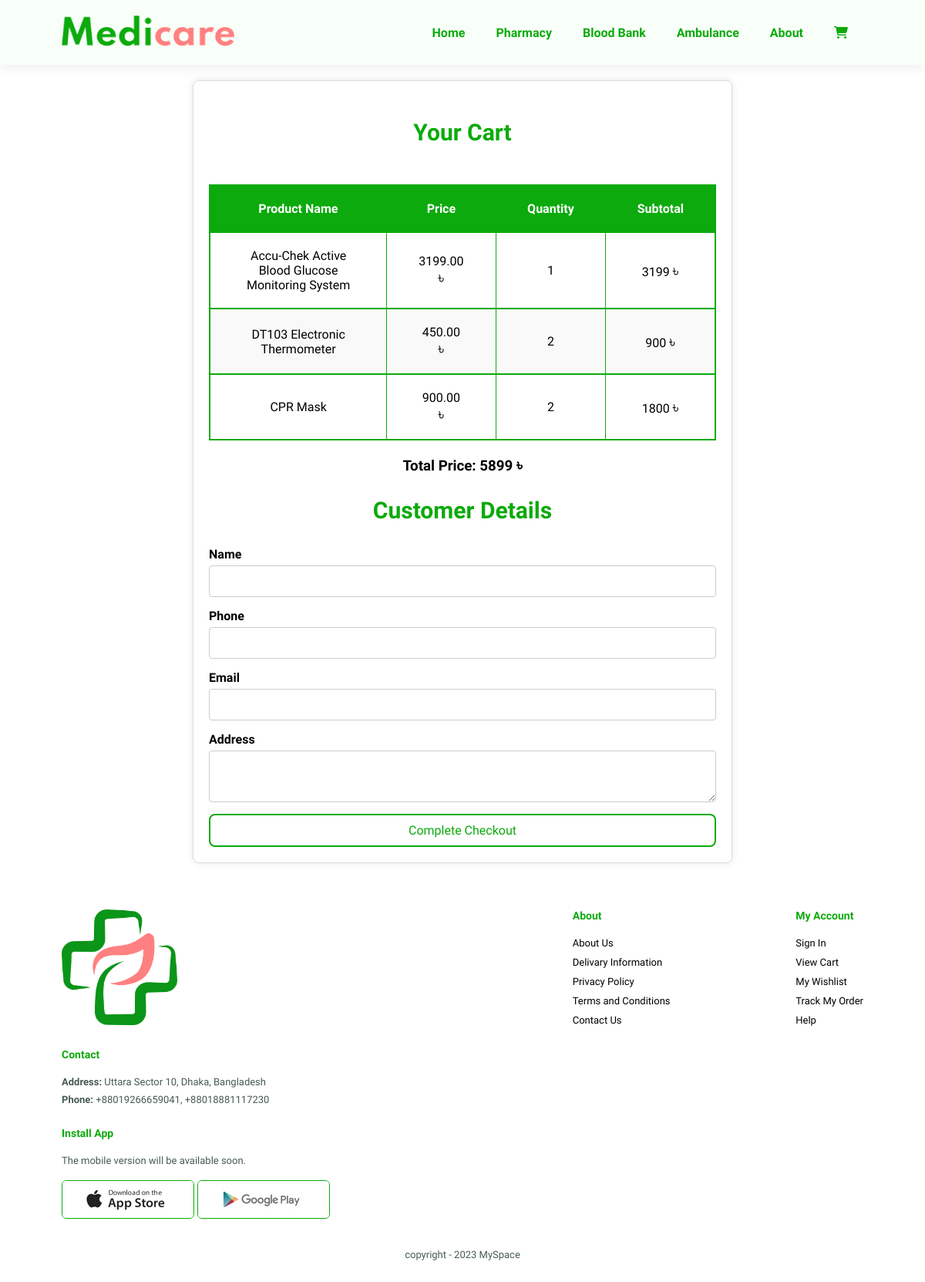
Before: /temp.php with the older database file.
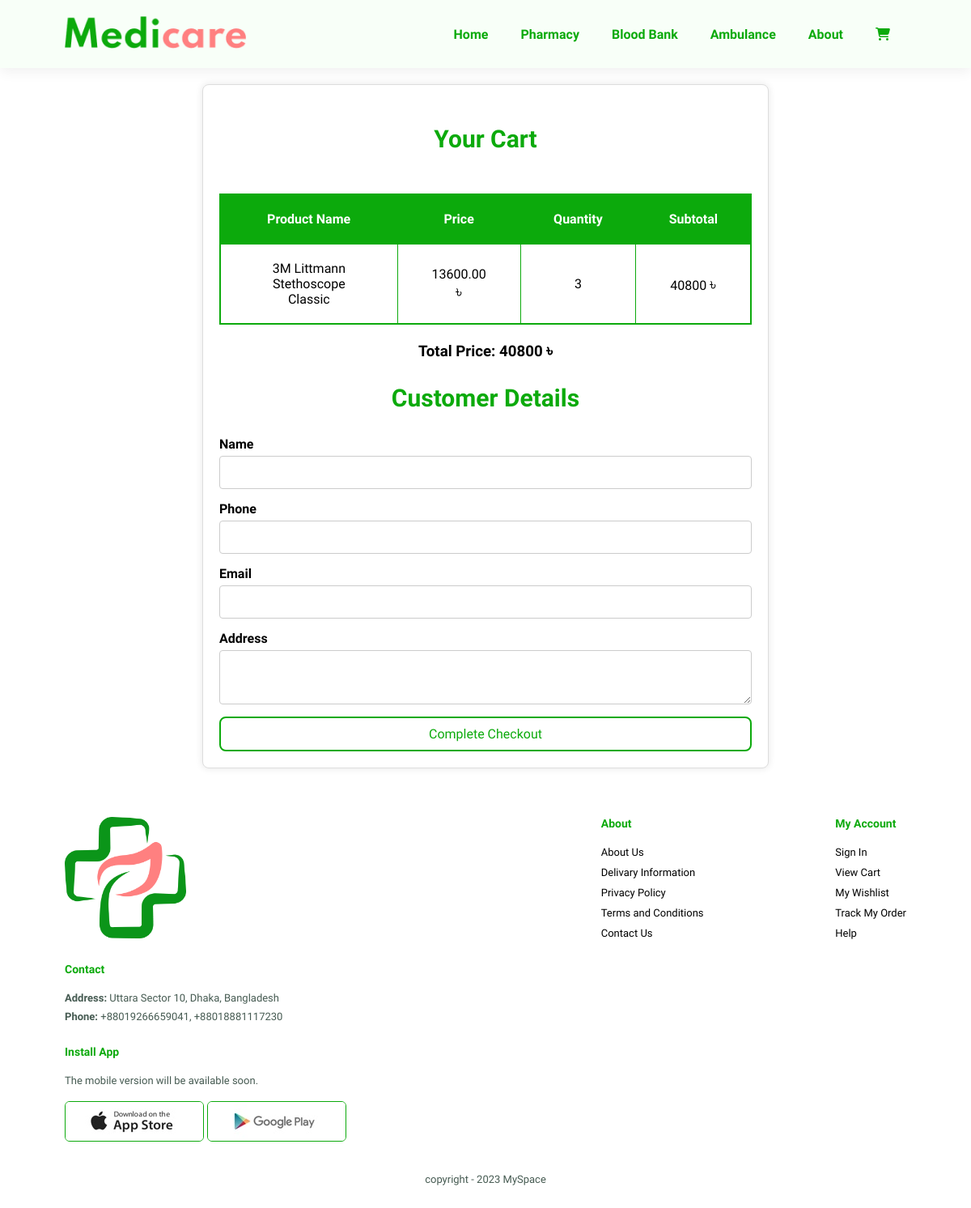
After: the same page with the newer database file.
### tables this page shows
CREATE TABLE `cart` (
  `cart_id` int(11) NOT NULL,
  `product_id` int(11) NOT NULL,
  `product_name` varchar(255) NOT NULL,
  `product_brand` varchar(255) NOT NULL,
  `product_category` varchar(255) NOT NULL,
  `product_price` decimal(10,2) NOT NULL,
  `product_quantity` int(11) NOT NULL
);

### temp.php (the view, shortened to what this page needs)
<?php
require 'database_connection.php';
$cartItems = [];
$totalPrice = 0;
try {
    $stmt = $pdo->query("SELECT product_name, product_price, product_quantity FROM cart");
    while ($row = $stmt->fetch(PDO::FETCH_ASSOC)) {
        $cartItems[] = $row;
        $totalPrice += $row['product_price'] * $row['product_quantity'];
    }
} catch (PDOException $e) {
    $message = "Error fetching cart items: " . $e->getMessage();
}
?>
<!DOCTYPE html>
<html lang="en">
    <head>
        <link rel="stylesheet" href="https://cdnjs.cloudflare.com/ajax/libs/font-awesome/6.6.0/css/all.min.css">
        <link rel="stylesheet" href="style.css?v=42">
    </head>
    <body>
        <section id="header">
            <a href="index.php" id="mobile-version"><img src="img/logo.png" class="logo" alt="medicare-logo"></a>
            <div>
                <ul id="navbar">
                    <li><a href="index.php">Home</a></li>
                    <li><a href="pharmacy.php" >Pharmacy</a></li>
                    <li><a href="blood-bank.php">Blood Bank</a></li>
                    <li><a href="ambulance.php">Ambulance</a></li>
                    <li><a href="about.php">About</a></li>
                    <li id="lg-bag"><a href="cart.php"><i class="fas fa-cart-shopping"></i></a></li>
                </ul>
            </div>
        </section>
        <section class="checkout-function">
            <div class="container">
                <div class="cart-section">
                    <h2>Your Cart</h2>
                    <div class="cart-table-wrapper">
                        <table>
                            <thead>
                                <tr>
                                    <th>Product Name</th>
                                    <th>Price</th>
                                    <th>Quantity</th>
                                    <th>Subtotal</th>
                                </tr>
                            </thead>
                            <tbody>
                                <?php if (!empty($cartItems)): ?>
                                    <?php foreach ($cartItems as $item): ?>
                                        <tr>
                                            <td><?= htmlspecialchars($item['product_name']) ?></td>
                                            <td><?= htmlspecialchars($item['product_price']) ?> <span class="taka">৳</span></td>
                                            <td><?= htmlspecialchars($item['product_quantity']) ?></td>
                                            <td><?= htmlspecialchars($item['product_price'] * $item['product_quantity']) ?> <span class="taka">৳</span></td>
                                        </tr>
                                    <?php endforeach; ?>
                                <?php else: ?>
                                    <tr>
                                        <td colspan="4">Your cart is empty.</td>
                                    </tr>
                                <?php endif; ?>
                            </tbody>
                        </table>
                    </div>
                    <h3>Total Price: <?= htmlspecialchars($totalPrice) ?> <span class="taka">৳</span></h3>
                </div>
                <div class="checkout-form">
                    <h2>Customer Details</h2>
                    <form method="POST">
                        <div class="form-group">
                            <label for="name">Name</label>
                            <input type="text" id="name" name="name" required>
                        </div>
                        <div class="form-group">
                            <label for="phone">Phone</label>
                            <input type="text" id="phone" name="phone" required>
                        </div>
                        <div class="form-group">
                            <label for="email">Email</label>
                            <input type="email" id="email" name="email" required>
                        </div>
                        <div class="form-group">
                            <label for="address">Address</label>
                            <textarea id="address" name="address" rows="3" required></textarea>
                        </div>
                        <button type="submit" class="submit-btn">Complete Checkout</button>
                    </form>
                </div>
            </div>
        </section>
        <footer class="section-p1">
            <div class="col">
                <img class="logo" src="img/short_logo.png" alt="">
                <h4>Contact</h4>
                <p><strong>Address: </strong>Uttara Sector 10, Dhaka, Bangladesh</p>
                <p><strong>Phone: </strong>+88019266659041, +88018881117230</p>
            </div>
            <div class="col">
                <h4>About</h4>
                <a href="about.php">About Us</a>
                <a href="legal-information.php">Delivary Information</a>
                <a href="legal-information.php">Privacy Policy</a>
                <a href="legal-information.php">Terms and Conditions</a>
                <a href="legal-information.php">Contact Us</a>
            </div>
            <div class="col">
                <h4>My Account</h4>
                <a href="#">Sign In</a>
                <a href="cart.php">View Cart</a>
                <a href="#">My Wishlist</a>
                <a href="#">Track My Order</a>
                <a href="#">Help</a>
            </div>
            <div class="col install">
                <h4>Install App</h4>
                <p>The mobile version will be available soon.</p>
                <div class="row">
                    <img src="img/pay/app.jpg" alt="">
                    <img src="img/pay/play.jpg" alt="">
                </div>
            </div>
            <div class="copyright">
                <p>copyright - 2023 MySpace</p>
            </div>
        </footer>
    </body>
</html>

### style.css (style rules this page uses)
* { margin: 0; padding: 0; box-sizing: border-box; font-family: "Spartan", sans-serif; }
html { scroll-behavior: smooth; }
h2 { font-size: 46px; line-height: 54px; color: #222; }
h4 { font-size: 20px; color: #222; }
p { font-size: 16px; color: #465b52; margin: 15px 0 20px 0; }
.section-p1 { padding: 40px 80px; }
body { width: 100%; text-decoration: none; }
#header { display: flex; align-items: center; justify-content: space-between; padding: 20px 80px; background: #F8FFF8; box-shadow: 0 5px 15px rgba(0, 0, 0, 0.06); z-index: 999; position: sticky; top: 0; left: 0; }
#navbar { display: flex; align-items: center; justify-content: center; }
#navbar li { list-style: none; padding: 0 20px; position: relative; }
#navbar li a { text-decoration: none; font-size: 16px; font-weight: 600; color: #0caa0c; transition: 0.3s ease; }
footer { display: flex; flex-wrap:wrap; justify-content: space-between; }
footer .col { display: flex; align-items: flex-start; flex-direction: column; margin-bottom: 20px; }
footer .logo { width: 30%; margin-bottom: 30px; }
footer h4 { color:#0caa0c; font-size: 14px; padding-bottom: 20px; }
footer p { font-size: 13px; margin: 0 0 8px 0; }
footer a { font-size: 13px; text-decoration: none; color: black; margin-bottom: 10px; }
footer .install .row img { border: 1px solid #0caa0c; border-radius: 6px; }
footer .install img { margin: 10px 0 15px 0; }
footer .copyright { width: 100%; text-align: center; }
#search-donor label, input, select, button { font-size: 1rem; }
#apply-donor label, input, select, button { font-size: 1rem; }
.stats-section, .container { background: white; padding: 20px; border-radius: 8px; box-shadow: 0 5px 9px rgba(0, 0, 0, 0.1); flex: 1; }
.form-group { margin-bottom: 15px; }
.form-group label { display: block; margin-bottom: 5px; font-weight: bold; }
.form-group input, .form-group textarea { width: 100%; padding: 10px; border: 1px solid #ccc; border-radius: 4px; }
.submit-btn { background-color: #0caa0c; color: white; padding: 10px 15px; border: none; border-radius: 4px; cursor: pointer; width: 100%; }
.checkout-function { margin: 20px 0; padding: 0; display: flex; justify-content: center; align-items: center; flex-direction: column; }
.checkout-function h1, h2, h3 { text-align: center; }
.checkout-function .taka { font-size: 20px; color: #000; }
.checkout-function h2 { font-size: 30px; color: #0caa0c; margin: 20px 0; }
.checkout-function .container { text-align: center; width: 100%; max-width: 700px; background: #fff; border: 1px solid #ddd; padding: 20px; border-radius: 8px; box-shadow: 0 0 10px rgba(0, 0, 0, 0.1); }
.checkout-function .container .cart-table-wrapper { overflow-x: auto; }
.checkout-function table { margin: 20px auto; width: 100%; border-collapse: collapse; }
.checkout-function table, th, td { border: 1px solid #0caa0c; }
.checkout-function table th { color: white; font-weight: 600; background-color: #0caa0c; }
.checkout-function table th, td { padding-top: 20px; padding-bottom: 20px; padding-left: 40px; padding-right: 40px; text-align: center; }
.checkout-function .form-group { margin-bottom: 15px; }
.checkout-function .form-group label { display: block; text-align: left; }
.checkout-function .form-group input, .checkout-function .form-group textarea { padding: 10px; margin: 5px auto; display: block; text-align: left; }
.checkout-function .submit-btn { padding: 10px 15px; font-weight: 500; background-color: transparent; color: #0caa0c; border: 2px solid #0caa0c; border-radius: 8px; cursor: pointer; transition: 0.3s ease; }
.checkout-container table th, tr { padding: 10px; text-align: center; }
.checkout-container table, th, tr { border: 2px solid #0caa0c; }
tr:nth-child(even) { background: #f9f9f9; }

Changed rows visible on the page:
removed cart: product_name "Accu-Chek Active Blood Glucose Monitoring System", product_price "3199.00", product_quantity "1", $item['product_price'] * $item['product_quantity'] "3199"
removed cart: product_name "DT103 Electronic Thermometer", product_price "450.00", product_quantity "2", $item['product_price'] * $item['product_quantity'] "900"
removed cart: product_name "CPR Mask", product_price "900.00", product_quantity "2", $item['product_price'] * $item['product_quantity'] "1800"
added cart: product_name "3M Littmann Stethoscope Classic", product_price "13600.00", product_quantity "3", $item['product_price'] * $item['product_quantity'] "40800"
Other visible differences:
$totalPrice: "5899" → "40800"
